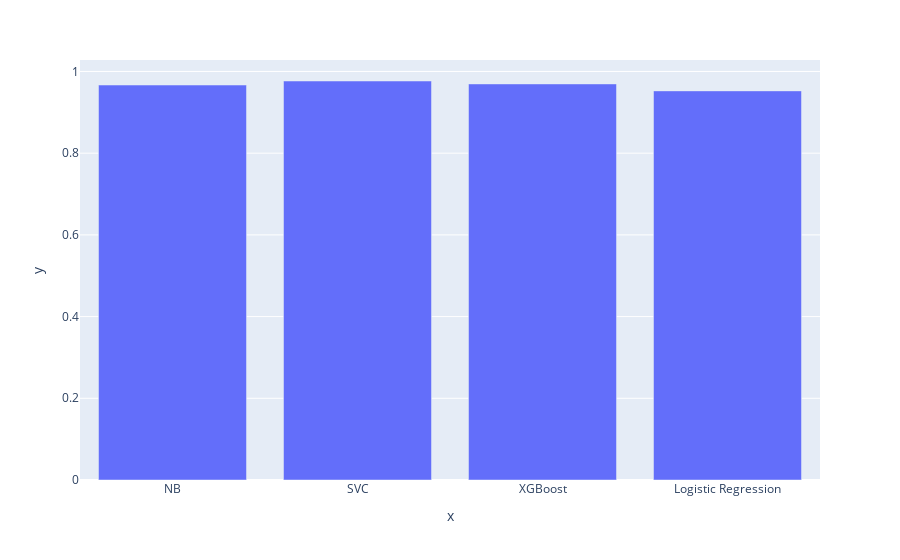

Source (notebook cell):
### Code cell
accuracies = [ac, acc_sv, ac_xg, ac_lgr]
models = ["NB", "SVC", "XGBoost", "Logistic Regression"]
pl.bar(accuracies, x=models,y=accuracies)

### Figure 1 — Plotly figure (JSON) as saved in the notebook; plotly's stock layout.template omitted (floating-point values rounded to 4 significant figures)
{"data": [{"alignmentgroup": "True", "hovertemplate": "x=%{x}<br>y=%{y}<extra></extra>", "legendgroup": "", "marker": {"color": "#636efa", "pattern": {"shape": ""}}, "name": "", "offsetgroup": "", "orientation": "v", "showlegend": false, "textposition": "auto", "type": "bar", "x": ["NB", "SVC", "XGBoost", "Logistic Regression"], "xaxis": "x", "y": [0.9668, 0.9767, 0.9695, 0.9525], "yaxis": "y"}], "layout": {"barmode": "relative", "legend": {"tracegroupgap": 0}, "margin": {"t": 60}, "xaxis": {"anchor": "y", "domain": [0, 1], "title": {"text": "x"}}, "yaxis": {"anchor": "x", "domain": [0, 1], "title": {"text": "y"}}}}
